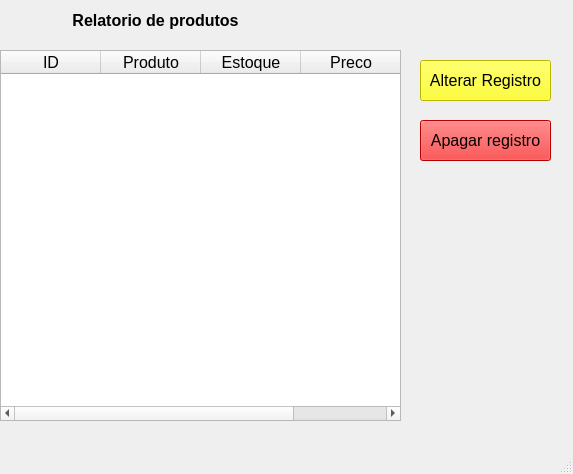
<?xml version="1.0" encoding="UTF-8"?>
<ui version="4.0">
 <class>MainWindow</class>
 <widget class="QMainWindow" name="MainWindow">
  <property name="geometry">
   <rect>
    <x>0</x>
    <y>0</y>
    <width>573</width>
    <height>474</height>
   </rect>
  </property>
  <property name="font">
   <font>
    <pointsize>12</pointsize>
   </font>
  </property>
  <property name="windowTitle">
   <string>MainWindow</string>
  </property>
  <widget class="QWidget" name="centralwidget">
   <widget class="QLabel" name="label">
    <property name="geometry">
     <rect>
      <x>60</x>
      <y>0</y>
      <width>191</width>
      <height>41</height>
     </rect>
    </property>
    <property name="font">
     <font>
      <weight>75</weight>
      <bold>true</bold>
     </font>
    </property>
    <property name="text">
     <string>Relatorio de produtos</string>
    </property>
    <property name="alignment">
     <set>Qt::AlignCenter</set>
    </property>
   </widget>
   <widget class="QTableWidget" name="tableWidget">
    <property name="geometry">
     <rect>
      <x>0</x>
      <y>50</y>
      <width>401</width>
      <height>371</height>
     </rect>
    </property>
    <column>
     <property name="text">
      <string>ID</string>
     </property>
    </column>
    <column>
     <property name="text">
      <string>Produto</string>
     </property>
    </column>
    <column>
     <property name="text">
      <string>Estoque</string>
     </property>
    </column>
    <column>
     <property name="text">
      <string>Preco</string>
     </property>
    </column>
   </widget>
   <widget class="QPushButton" name="btnAlterar">
    <property name="geometry">
     <rect>
      <x>420</x>
      <y>60</y>
      <width>131</width>
      <height>41</height>
     </rect>
    </property>
    <property name="styleSheet">
     <string notr="true">background-color: rgb(255, 255, 0);</string>
    </property>
    <property name="text">
     <string>Alterar Registro</string>
    </property>
   </widget>
   <widget class="QPushButton" name="btnApagar">
    <property name="geometry">
     <rect>
      <x>420</x>
      <y>120</y>
      <width>131</width>
      <height>41</height>
     </rect>
    </property>
    <property name="font">
     <font/>
    </property>
    <property name="focusPolicy">
     <enum>Qt::WheelFocus</enum>
    </property>
    <property name="styleSheet">
     <string notr="true">
background-color: rgb(255, 0, 0);</string>
    </property>
    <property name="text">
     <string>Apagar registro</string>
    </property>
   </widget>
  </widget>
  <widget class="QMenuBar" name="menubar">
   <property name="geometry">
    <rect>
     <x>0</x>
     <y>0</y>
     <width>573</width>
     <height>21</height>
    </rect>
   </property>
  </widget>
  <widget class="QStatusBar" name="statusbar"/>
 </widget>
 <resources/>
 <connections/>
</ui>
